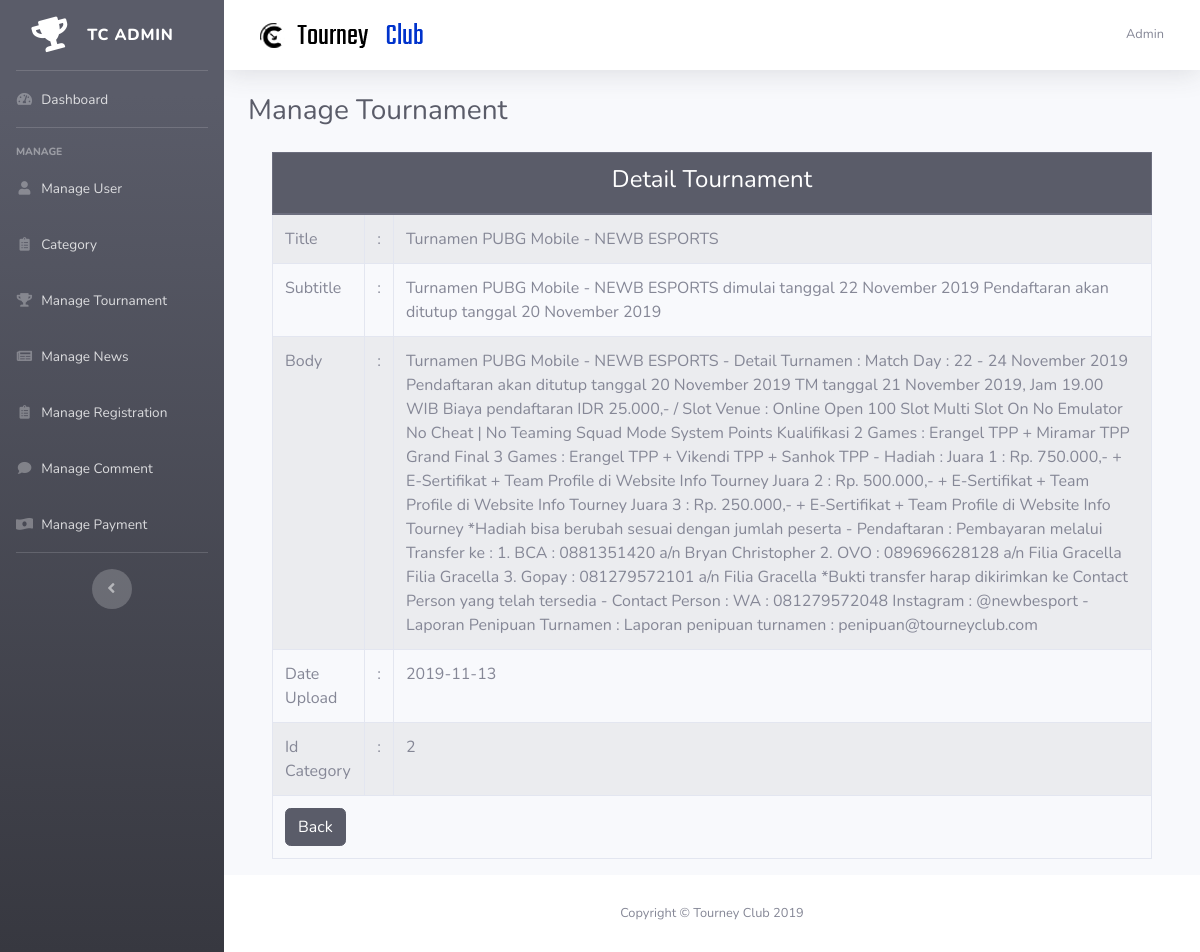
The page /admin/index.php?page=detail_tournament&id_tournament=105 (signed in) on the database its author committed.
### tables this page shows
CREATE TABLE `tb_user` (
  `id_user` int(11) NOT NULL,
  `email` varchar(128) NOT NULL,
  `username` varchar(255) NOT NULL,
  `password` varchar(255) NOT NULL,
  `level` varchar(50) NOT NULL,
  `about` text NOT NULL,
  `date_birth` varchar(128) NOT NULL,
  `image` text NOT NULL,
  `date_created` datetime NOT NULL DEFAULT current_timestamp()
);

CREATE TABLE `tb_tournament` (
  `id_tournament` int(11) NOT NULL,
  `title` varchar(100) NOT NULL,
  `subtitle` text NOT NULL,
  `body` text NOT NULL,
  `date_upload` date NOT NULL DEFAULT current_timestamp(),
  `date_expired` varchar(128) NOT NULL,
  `id_category` int(11) NOT NULL,
  `image` text NOT NULL
);

### admin/detail_tournament.php (the view, shortened to what this page needs)
<?php
include "koneksi.php";
$id=$_GET['id_tournament'];
$query="SELECT * FROM tb_tournament WHERE id_tournament='$id'";
$hasil=mysqli_query($koneksi,$query);
$data=mysqli_fetch_array($hasil);
?>
<h1 class="h3 mb-4 text-gray-800">Manage Tournament</h1>
	<div class="container">
		<form>
<table class="table table-striped table-bordered">
	<thead class="thead-dark">
		<th colspan="3" style="text-align: center;"><h4>Detail Tournament</h4></th>
	</thead>
	<tr>
		<td>Title</td>
		<td style="text-align: center;"> : </td>
		<td><?php echo $data['title']?></td>
	</tr>
	<tr>
		<td>Subtitle</td>
		<td style="text-align: center;"> : </td>
		<td><?php echo $data['subtitle']?></td>
	</tr>
	<tr>
		<td>Body</td>
		<td style="text-align: center;"> : </td>
		<td><?php echo $data['body']?></td>
	</tr>
	<tr>
		<td>Date Upload</td>
		<td style="text-align: center;"> : </td>
		<td><?php echo $data['date_upload']?></td>
	</tr>
	<tr>
		<td>Id Category</td>
		<td style="text-align: center;"> : </td>
		<td><?php echo $data['id_category']?></td>
	</tr>
	<tr>
		<td colspan="3"><a href="?page=manage_tournament" class="btn btn-dark text-white">Back</a></td>
	</tr>
</table>
</form>
</div>

### admin/index.php (shortened to what this page needs)
<?php
  include "koneksi.php";
  @$session = $_SESSION['email'];
  $query_user = "SELECT * FROM tb_user WHERE email='$session'";
  $hasil_user = mysqli_query($koneksi, $query_user);
  $data_user = mysqli_fetch_array($hasil_user);
?>
<!DOCTYPE html>
<html lang="en">
<head>
  <link href="vendor/fontawesome-free/css/all.min.css" rel="stylesheet" type="text/css">
  <link href="css/sb-admin-2.min.css" rel="stylesheet">
</head>
<body id="page-top">
  <div id="wrapper">
    <ul class="navbar-nav bg-gradient-dark sidebar sidebar-dark accordion" id="accordionSidebar">
      <a class="sidebar-brand d-flex align-items-center justify-content-center" href="index.php?page=dashboard">
        <div class="sidebar-brand-icon rotate-n-15">
          <i class="fas fa-trophy"></i>
        </div>
        <div class="sidebar-brand-text mx-3">TC Admin</div>
      </a>
      <hr class="sidebar-divider my-0">
      <li class="nav-item">
        <a class="nav-link" href="?page=dashboard">
          <i class="fas fa-fw fa-tachometer-alt"></i>
          <span>Dashboard</span></a>
      </li>
      <hr class="sidebar-divider">
      <div class="sidebar-heading">
        Manage
      </div>
      <li class="nav-item">
        <a class="nav-link" href="?page=manage_user">
          <i class="fas fa-fw fa-user"></i>
          <span>Manage User</span></a>
      </li>
      <li class="nav-item">
        <a class="nav-link" href="?page=category">
          <i class="fas fa-fw fa-clipboard-list"></i>
          <span>Category</span></a>
      </li>
      <li class="nav-item">
        <a class="nav-link" href="?page=manage_tournament">
          <i class="fas fa-fw fa-trophy"></i>
          <span>Manage Tournament</span></a>
      </li>
      <li class="nav-item">
        <a class="nav-link" href="?page=manage_news">
          <i class="fas fa-fw fa-newspaper"></i>
          <span>Manage News</span></a>
      </li>
      <li class="nav-item">
        <a class="nav-link" href="?page=manage_registration">
          <i class="fas fa-fw fa-clipboard-list"></i>
          <span>Manage Registration</span></a>
      </li>
      <li class="nav-item">
        <a class="nav-link" href="?page=manage_comment">
          <i class="fas fa-fw fa-comment"></i>
          <span>Manage Comment</span></a>
      </li>
      <li class="nav-item">
        <a class="nav-link" href="?page=manage_payment">
          <i class="fas fa-fw fa-money-bill-wave-alt"></i>
          <span>Manage Payment</span></a>
      </li>
      <hr class="sidebar-divider d-none d-md-block">
      <div class="text-center d-none d-md-inline">
        <button class="rounded-circle border-0" id="sidebarToggle"></button>
      </div>
    </ul>
    <div id="content-wrapper" class="d-flex flex-column">
      <div id="content">
        <nav class="navbar navbar-expand navbar-light bg-white topbar mb-4 static-top shadow">
          <form class="d-none d-sm-inline-block form-inline mr-auto ml-md-3 my-2 my-md-0 mw-100 navbar-search">
            <div class="input-group">
              <img src="../img/logo-admin.png">
            </div>
          </form>
          <ul class="navbar-nav ml-auto">
            <li class="nav-item dropdown no-arrow">
              <a class="nav-link dropdown-toggle" href="#" id="userDropdown" role="button" data-toggle="dropdown" aria-haspopup="true" aria-expanded="false">
                <span class="mr-2 d-none d-lg-inline text-gray-600 small"><?= $data_user['username'] ?></span>
              </a>
            </li>
          </ul>
        </nav>
        <div class="container-fluid">
          <div>
    <?php
    if (isset($_GET['page'])) {
      $page = $_GET['page'];
      switch ($page) {
        case 'detail_tournament':
          include "detail_tournament.php";
          break;
      }
    }
    else {
      include "dashboard.php";
    }
    ?>
  </div>
        </div>
      </div>
      <footer class="sticky-footer bg-white">
        <div class="container my-auto">
          <div class="copyright text-center my-auto">
            <span>Copyright &copy; Tourney Club 2019</span>
          </div>
        </div>
      </footer>
    </div>
  </div>
</body>
</html>

### rows shown on the page
tb_user: username "Admin"
tb_tournament: title "Turnamen PUBG Mobile - NEWB ESPORTS", subtitle "Turnamen PUBG Mobile - NEWB ESPORTS dimulai tanggal 22 November 2019 Pendaftaran akan ditutup tanggal 20 November 2019", body "Turnamen PUBG Mobile - NEWB ESPORTS - Detail Turnamen : Match Day : 22 - 24 November 2019 Pendaftaran akan ditutup tanggal 20 November 2019 TM tanggal 21 November 2019, Jam 19.00 WIB Biaya pendaftaran IDR 25.000,- / Slot Venue : Online Open 100 Slot Multi Slot On No Emulator No Cheat | No Teaming Squad Mode System Points Kualifikasi 2 Games : Erangel TPP + Miramar TPP Grand Final 3 Games : Erangel TPP + Vikendi TPP + Sanhok TPP - Hadiah : Juara 1 : Rp. 750.000,- + E-Sertifikat + Team Profile di Website Info Tourney Juara 2 : Rp. 500.000,- + E-Sertifikat + Team Profile di Website Info Tourney Juara 3 : Rp. 250.000,- + E-Sertifikat + Team Profile di Website Info Tourney *Hadiah bisa berubah…", date_upload "2019-11-13", id_category "2"
